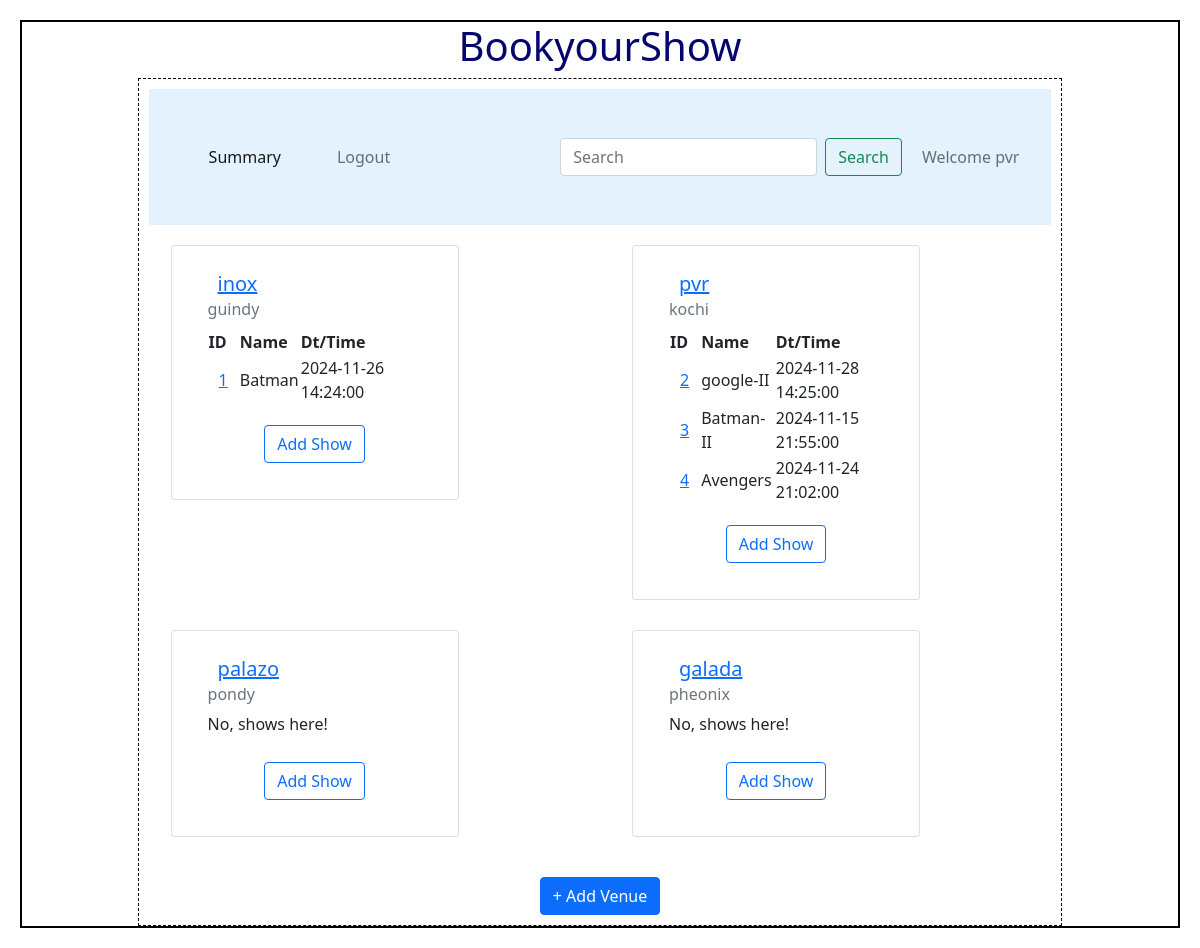
The app's page /admin/pvr with its own data.
### backend/models.py (models this page shows)
class Theatre(db.Model):
    __tablename__="theatre"
    id=db.Column(db.Integer,primary_key=True)
    name=db.Column(db.String,nullable=False)
    location=db.Column(db.String,nullable=False)
    pin_code=db.Column(db.Integer,nullable=False)
    capacity=db.Column(db.Integer,nullable=False)
    shows = db.relationship("Show" , cascade = "all,delete" , backref = "theatre" , lazy = True)

class Show(db.Model):
    __tablename__="show"
    id=db.Column(db.Integer,primary_key=True)
    name=db.Column(db.String,nullable=False)
    tags=db.Column(db.String,nullable=False)
    rating=db.Column(db.Integer,default=0)
    tkt_price=db.Column(db.Float,default=0.0)
    date_time=db.Column(db.DateTime,nullable=False)
    theatre_id=db.Column(db.Integer, db.ForeignKey("theatre.id"),nullable=False)
    tickets=db.relationship("Ticket",cascade="all,delete",backref="show",lazy=True)

### backend/controllers.py (the view)
@app.route("/admin/<name>")
def admin_dashboard(name):
    theatres=get_theatres()
    return render_template("admin_dashboard.html",name=name,theatres=theatres)

### backend/controllers.py (called while the page is built)
def get_theatres():
    theatres=Theatre.query.all()
    return theatres

### templates/admin_dashboard.html
{%extends "admin_layout.html"%}
{%block content%}
                <div class="container">
                    {%if theatres%}
                    <div class="row">
                        {%for theatre in theatres%}
                        <div class="col">
                            <div class="card" style="width: 18rem;">
                                <div class="card-body">
                                <h5 class="card-title"><a href="/edit_venue/{{theatre.id}}/{{name}}">{{theatre.name}}</a></h5>
                                <h6 class="card-subtitle mb-2 text-muted">{{theatre.location}}</h6>
                                {%if theatre.shows%}
                                    <table>
                                    <tr><th>ID</th><th>Name</th><th>Dt/Time</th></tr>
                                    {%for show in theatre.shows%}
                                        <tr><td><a href="/edit_show/{{show.id}}/{{name}}">{{show.id}}</a></td><td>{{show.name}}</td><td>{{show.date_time}}</td></tr>
                                    {%endfor%}
                                    </table>
                                {%else%}
                                    <p>No, shows here!</p>
                                {%endif%}
                                <div class="center">
                                    <a href="/show/{{theatre.id}}/{{name}}" type="button" class="btn btn-outline-primary">Add Show</a>
                                </div>
                                </div>
                            </div>
                        </div>
                        {%endfor%}
                    </div>
                    {%else%}
                    <h3 class="center">No Venue is avalilable</h3>
                    {%endif%}
                </div>
                <div class="center">
                    <a href="/venue/{{name}}" type="button" class="btn btn-primary">+ Add Venue</a>
                </div>
                {%endblock%}

### templates/admin_layout.html (shortened to what this page needs)
<!DOCTYPE html>
<html>
    <head>
        <link rel="stylesheet" href="{{ url_for('static', filename='styles/main.css') }}">
        <link href="https://cdn.jsdelivr.net/npm/bootstrap@5.1.3/dist/css/bootstrap.min.css" rel="stylesheet">
    </head>
    <body>
        <div class="my_container">
            <div class="center"><h1>BookyourShow</h1></div>
            <div class="my_panel">
                <nav class="navbar navbar-expand-lg navbar-light " style="background-color: #e3f2fd;">
                    <div class="container-fluid">
                      <div class="collapse navbar-collapse" id="navbarText">
                        <ul class="navbar-nav me-auto mb-2 mb-lg-0">
                          <li class="nav-item">
                            <a class="nav-link active" aria-current="page" href="#">Summary</a>
                          </li>
                          <li class="nav-item">
                            <a class="nav-link" href="/login">Logout</a>
                          </li>
                        </ul>
                        <form class="d-flex" method="POST" action="/search/{{name}}">
                          <input class="form-control me-2" type="search" placeholder="Search" aria-label="Search" name = "search_txt" id = "search_txt">
                          <button class="btn btn-outline-success" type="submit">Search</button>
                        </form>
                        <span class="navbar-text">
                          Welcome {{name}}
                        </span>
                      </div>
                    </div>
                </nav>
                {%block content%}{%endblock%}
            </div>
        </div>
    </body>
</html>

### static/styles/main.css (style rules this page uses)
* { margin: 10px; }
.my_container { border: 2px solid black; }
.my_panel { width: 80%; margin: auto; height: auto; border: 1px dashed black; }
.center { text-align: center; margin: auto; color: rgb(5,5,110) }

### records on screen
Theatre: name "pvr", location "kochi"
Theatre: name "inox", location "guindy"
Show: id "1", name "Batman", date_time "2024-11-26 14:24:00"
Show: id "2", name "google-II", date_time "2024-11-28 14:25:00"
Show: id "3", name "Batman-II", date_time "2024-11-15 21:55:00"
Show: id "4", name "Avengers", date_time "2024-11-24 21:02:00"
Theatre: name "palazo", location "pondy", shows "No, shows here!"
Theatre: name "galada", location "pheonix", shows "No, shows here!"
